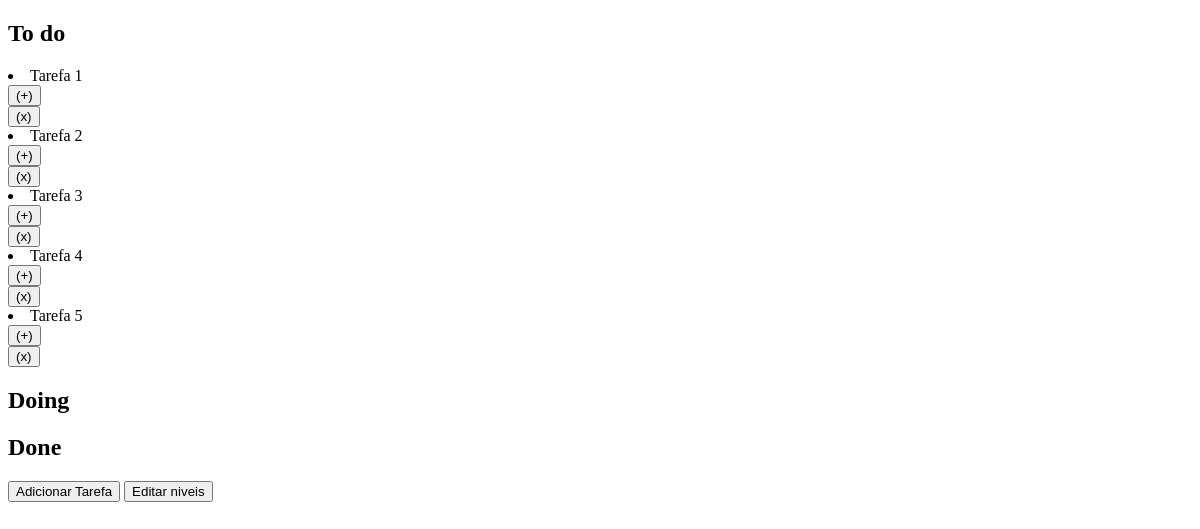
/, run on an earlier commit of the app's database.
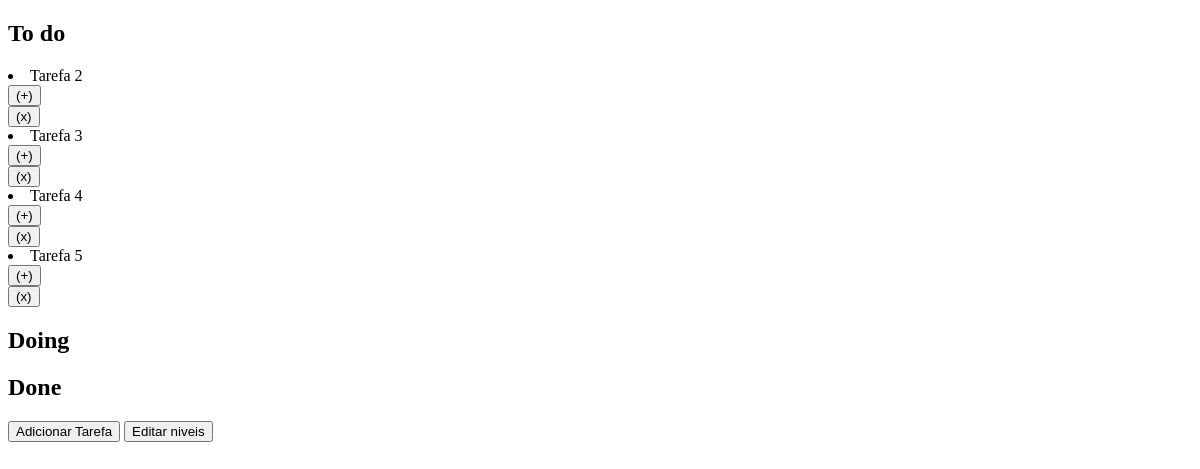
And on a later commit of the database.
### sistema/models.py (models this page shows, shortened)
class Nivel(models.Model):
    descricao = models.CharField(max_length=200, blank=True, null=True)
    indice = models.PositiveIntegerField(blank=True, null=True)

class Tarefa(models.Model):
    descricao = models.CharField(max_length=200, blank=True)
    titulo = models.CharField(max_length=200, blank=True, null=True)
    data = models.DateField(blank=True, null=True)
    nivel = models.PositiveIntegerField(default=1)

### sistema/views.py (the view)
# urls.py: path('', views.index, name="index"),
def index(request):
    tarefas = Tarefa.objects.order_by('titulo')
    niveis = Nivel.objects.order_by('indice')
    nivel_max = Nivel.objects.aggregate(models.Max('indice'))['indice__max']
    contexto = {'tarefas':tarefas,
                'niveis':niveis,
                'nivel_max': nivel_max}
    return render(request, 'paginas/index.html', contexto)

### sistema/templates/paginas/index.html (shortened to what this page needs)
<!DOCTYPE html>
<html lang="en">
<head>
</head>
<body>
    <div>
         {% for nivel in niveis %}
         <div>
             <h2>{{ nivel.descricao }}</h2>
             {% for tarefa in tarefas %}
             <div>
                 {% if tarefa.nivel == nivel.indice %}
                 <li>{{ tarefa.titulo }}</li>
                 {% if tarefa.nivel != nivel_max %}
                 <form method="POST" action="{% url 'sistema:modificar_nivel' tarefa.id 1 %}">
                     <button type="submit">(+)</button>
                 </form>
                 {% endif %}
                 <form method="POST" action="{% url 'sistema:deletar_tarefa' tarefa.id %}">
                     <button type="submit">(x)</button>
                 </form>
                 {% endif %}
             </div>
             {% endfor %}
         </div>
        {% endfor %}
    </div>
    <div>
        <a href="{% url 'sistema:tarefa_add' %}"><button type="button">Adicionar Tarefa</button></a>
        <a href="{% url 'sistema:niveis' %}"><button type="button">Editar niveis</button></a>
    </div>
</body>
</html>

What changed in the data, as far as the page shows it:
removed Tarefa: titulo "Tarefa 1", shown under Nivel "To do"
